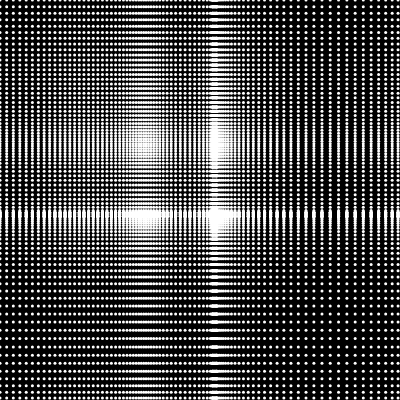
Frame 1 (no input)
Frame 60 (no input): identical to frame 1, image omitted
Frame 120 (the mouse pressed at the canvas centre since frame 60): identical to frame 1, image omitted

The p5.js sketch that drew this single still picture (run headless with seeded random() and noise() and a simulated clock; from frame 60 on, the mouse is pressed at the canvas centre):

// p5.js sketch
// ── sketch.js
let canvasWidth = 400;
let canvasHeight = 400;
let inc_size = 10;
let points = [];
let cols, rows, scl;

function setup() {
  createCanvas(canvasWidth, canvasHeight);
  scl = 10;
  cols = width / scl;
  rows = height / scl;

  describe(
    'A collection of white lines "scattered" by Perlin Noise on a black background.'
  );

  // Set the noise level and scale.
  let noiseLevel = 100;
  let noiseScale = 0.01;

  for (let i = 0; i < canvasWidth; i++) {
    points[i] = [];
    for (let j = 0; j < canvasHeight; j++) {
      // Scale the input coordinates.
      let x = noise(noiseScale * i);
      let y = noise(noiseScale * j);
      points[i][j] = new Point(i * (inc_size * x), j * (inc_size * y));
    }
  }
}

function draw() {
  background("black");

  // Need to offset the positions of points

  stroke("white");
  for (let i = 0; i < canvasWidth; i++) {
    for (let j = 0; j < canvasHeight; j++) {
      points[i][j].display();
    }
  }
}

// ── point.js
class Point {
  constructor(x, y) {
    this.x = x;
    this.y = y;
  }

  display() {
    strokeWeight(3);
    point(this.x, this.y);
  }
}
